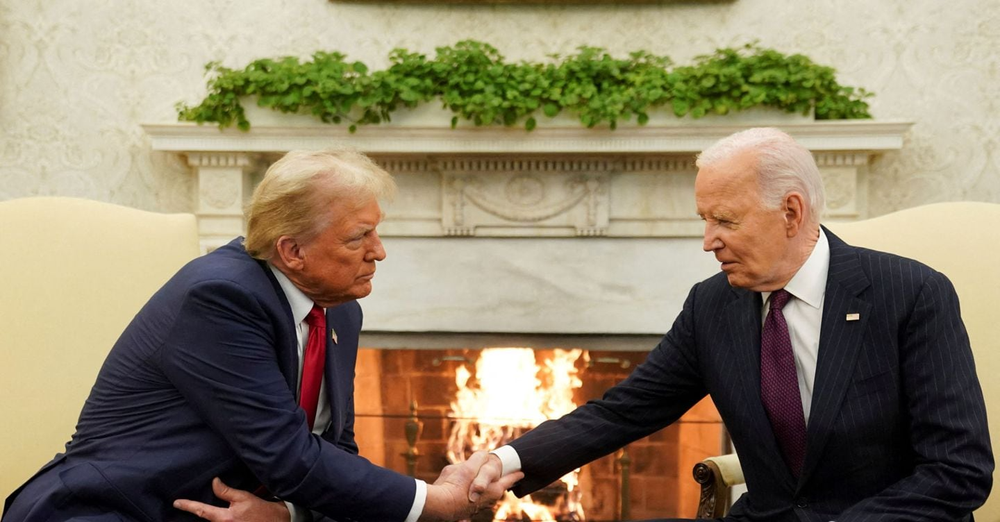
#> input picture media/trump_biden.png, 1000 x 522 px, shrunk from 1440 x 752 before the run
$ jupyter execute --allow-errors 10-Rgb-to-Cmy.ipynb
#> lines starting #> are read from the running program, lines starting #| are printed output that depends on the picture
[cell 1]
import numpy as np

import cv2

import matplotlib.pyplot as plt

[cell 2]
img = cv2.imread("media/trump_biden.png")
#> img is the input picture: shape (522, 1000, 3); mean B, G, R 104.3, 128.6, 141.2

img_rgb = cv2.cvtColor(img, cv2.COLOR_BGR2RGB)

plt.imshow(img_rgb)

[cell 3]
red = img_rgb[..., 0]
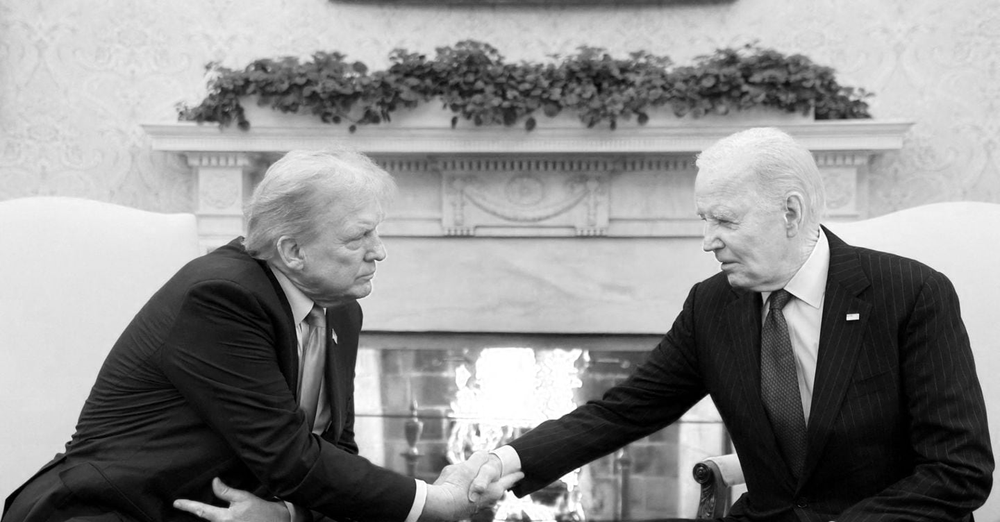
#> red: shape (522, 1000); min 0, max 255, mean 141.2

green = img_rgb[..., 1]
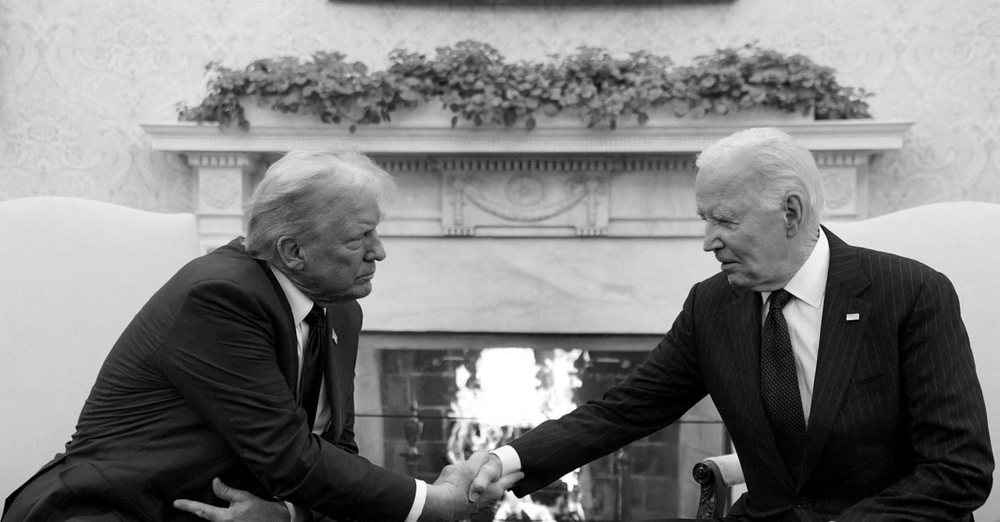
#> green: shape (522, 1000); min 0, max 255, mean 128.6

blue = img_rgb[..., 2]
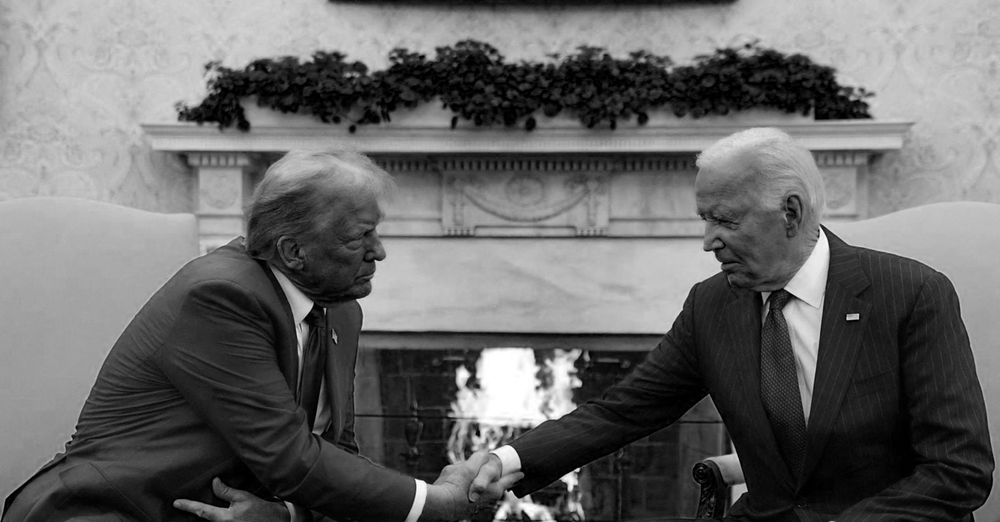
#> blue: shape (522, 1000); min 0, max 255, mean 104.3

[cell 4]
red

[cell 5]
yellow = np.zeros((img_rgb.shape[0], img_rgb.shape[1]), dtype = "uint16")

[cell 6]
yellow= red + green
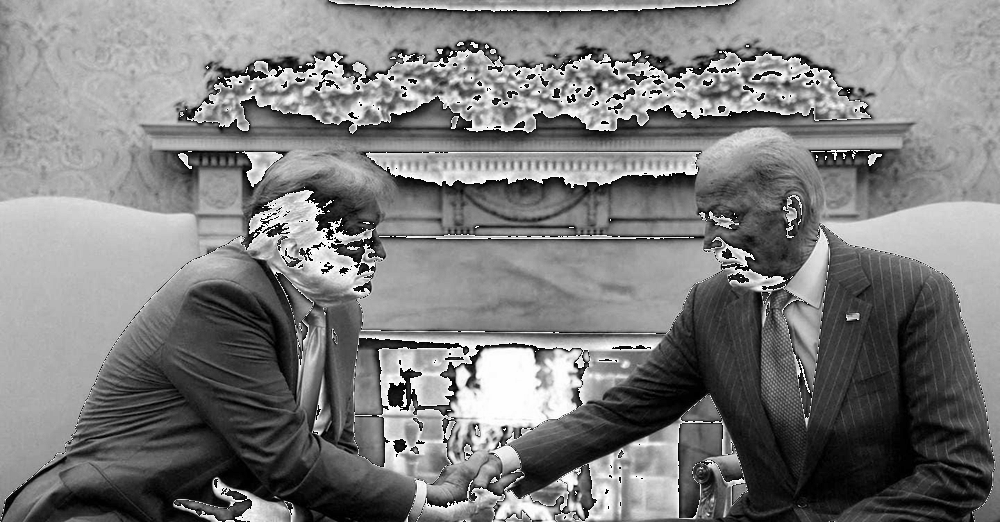
#> yellow: shape (522, 1000); min 0, max 255, mean 124.7

[cell 7]
yellow

[cell 8]
plt.imshow(yellow, cmap = "gray")

#> (a cell that did not finish here is left out)

#> (a cell that did not finish here is left out)

[cell 11]
yellow

[cell 12]
ciano = np.zeros((img_rgb.shape[0], img_rgb.shape[1]), dtype = "uint16")

[cell 13]
ciano = green + blue
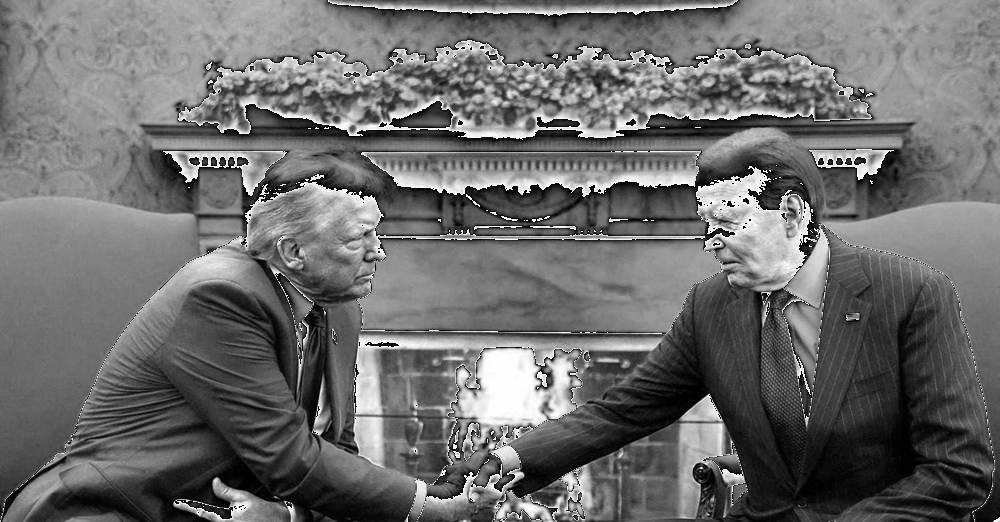
#> ciano: shape (522, 1000); min 0, max 255, mean 108.6

[cell 14]
ciano

[cell 15]
magenta = np.zeros((img_rgb.shape[0], img_rgb.shape[1]), dtype = "uint16")

[cell 16]
magenta = red + blue
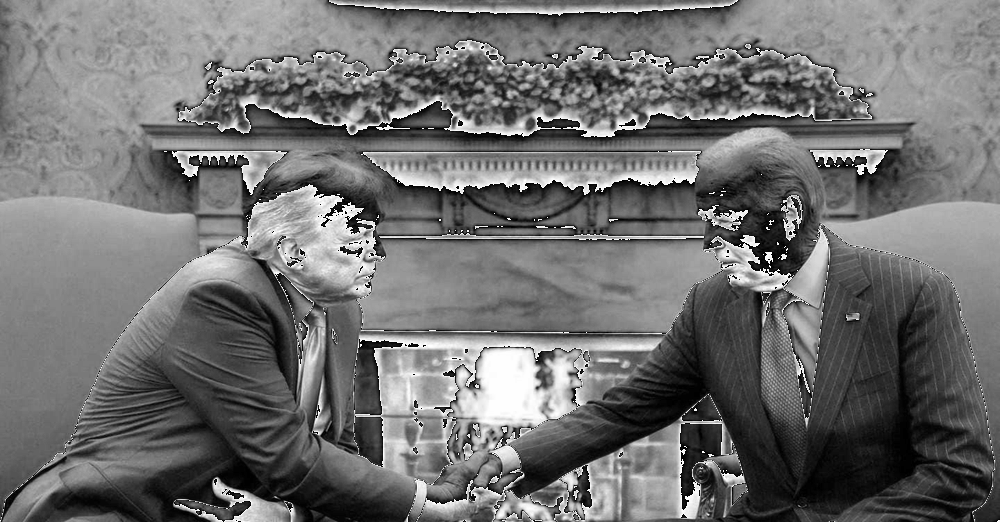
#> magenta: shape (522, 1000); min 0, max 255, mean 111.8

[cell 17]
magenta

[cell 18]
def plot_channels(color):
    for i in range(3):
        plt.imshow(color[..., i], cmap = "gray")
        plt.show()

[cell 19]
array = np.zeros((img.shape[0], img.shape[1], 3), dtype = "uint8")

[cell 20]
array[..., 0] = ciano
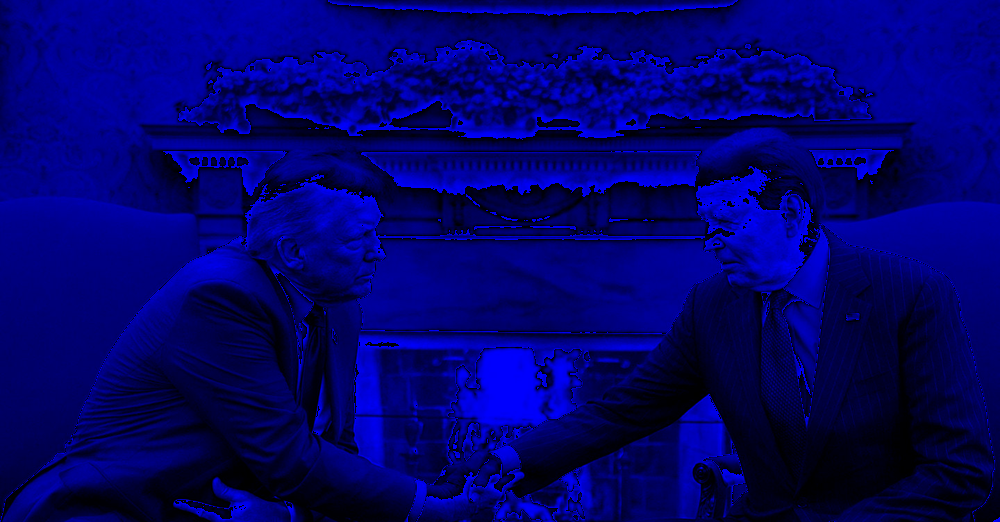
#> array: shape (522, 1000, 3); mean of channels 0, 1, 2 108.6, 0, 0; drawn as B, G, R

array[..., 1] = magenta
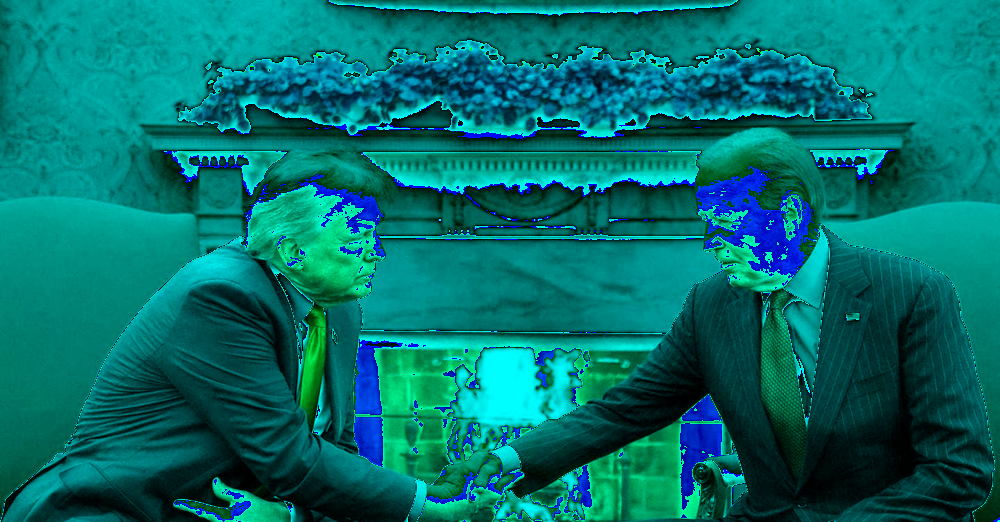
#> array: shape (522, 1000, 3); mean of channels 0, 1, 2 108.6, 111.8, 0; drawn as B, G, R

array[..., 2] = yellow
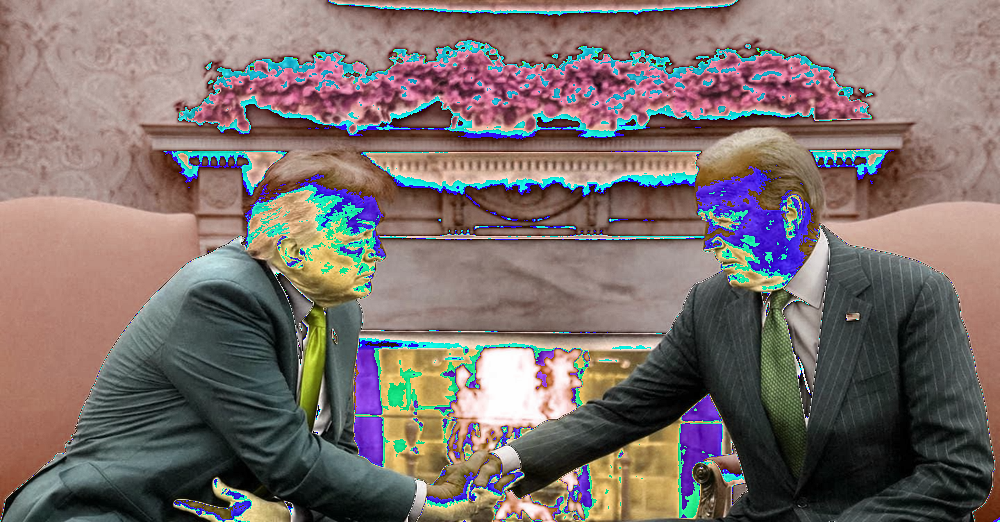
#> array: shape (522, 1000, 3); mean of channels 0, 1, 2 108.6, 111.8, 124.7; drawn as B, G, R

$ run again, with media/gatto.png copied over media/trump_biden.png
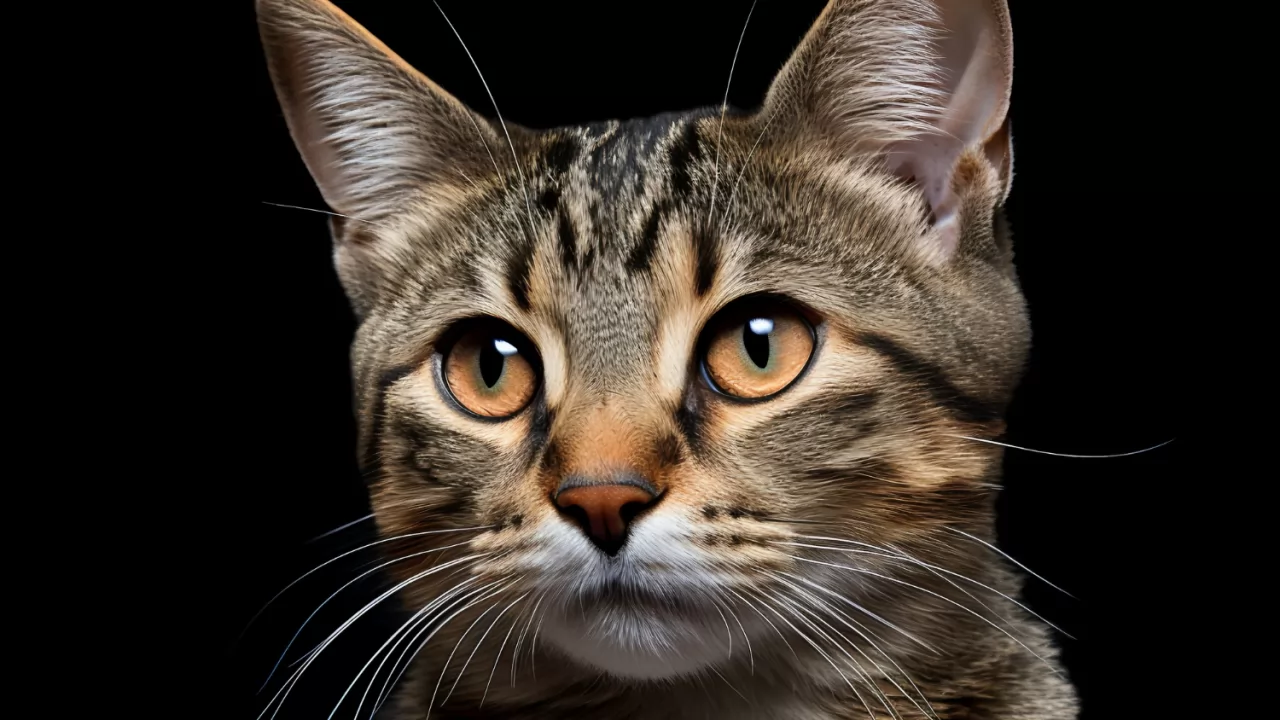
#> input picture media/gatto.png, 1280 x 720 px
#> img is the input picture: shape (720, 1280, 3); mean B, G, R 37.5, 44.6, 52.2
#> `blue = img_rgb[..., 2]`:
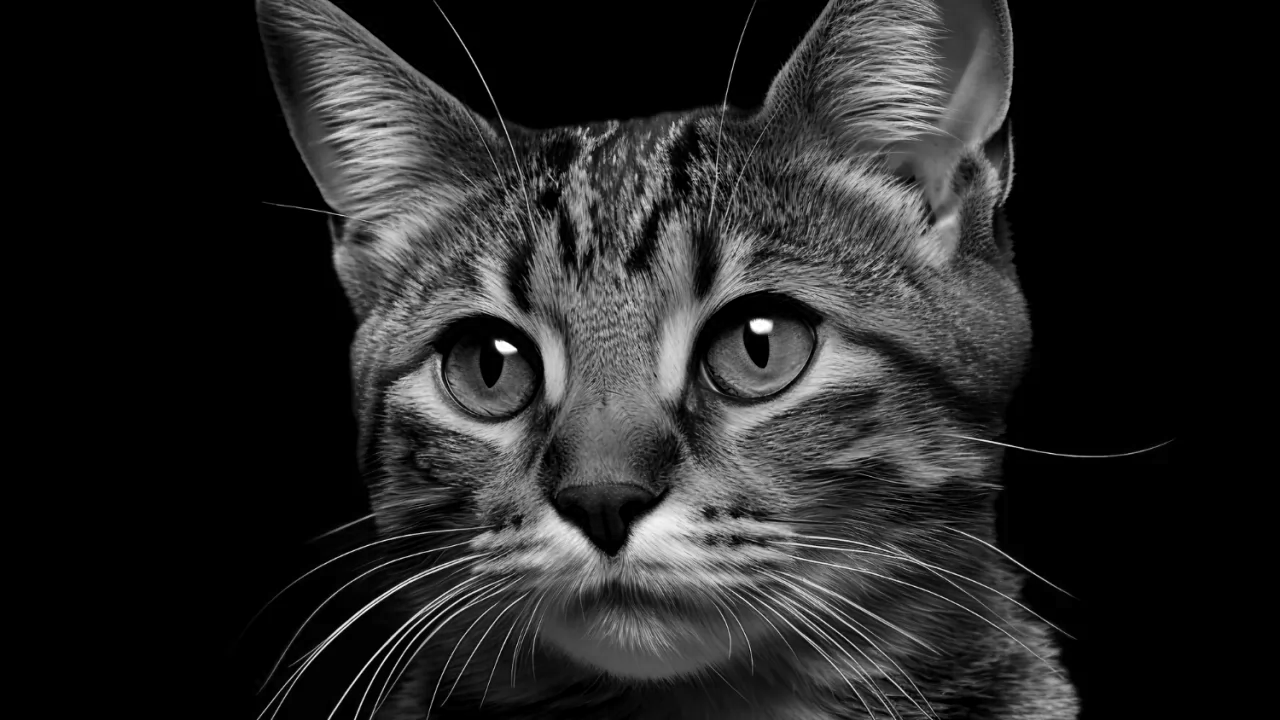
#> blue: shape (720, 1280); min 0, max 255, mean 37.5
#> `array[..., 2] = yellow`:
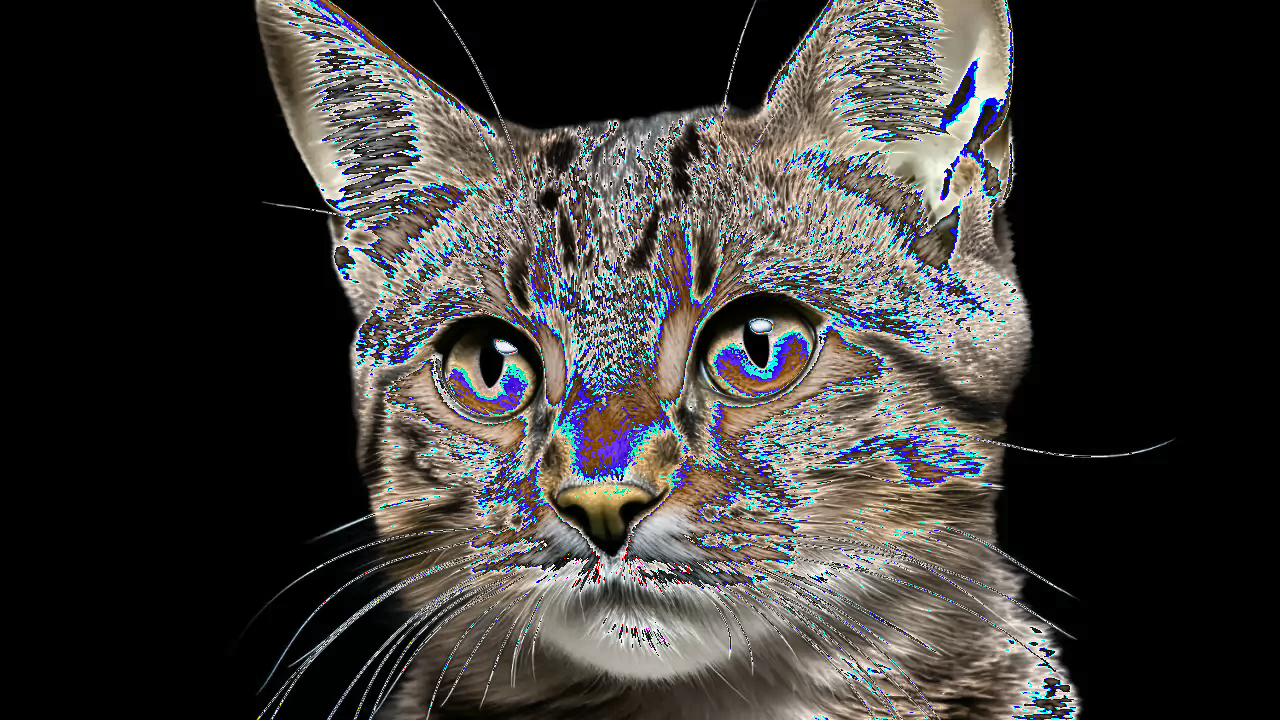
#> array: shape (720, 1280, 3); mean of channels 0, 1, 2 55.5, 56.9, 58.6; drawn as B, G, R

$ run again, with media/inter.png copied over media/trump_biden.png
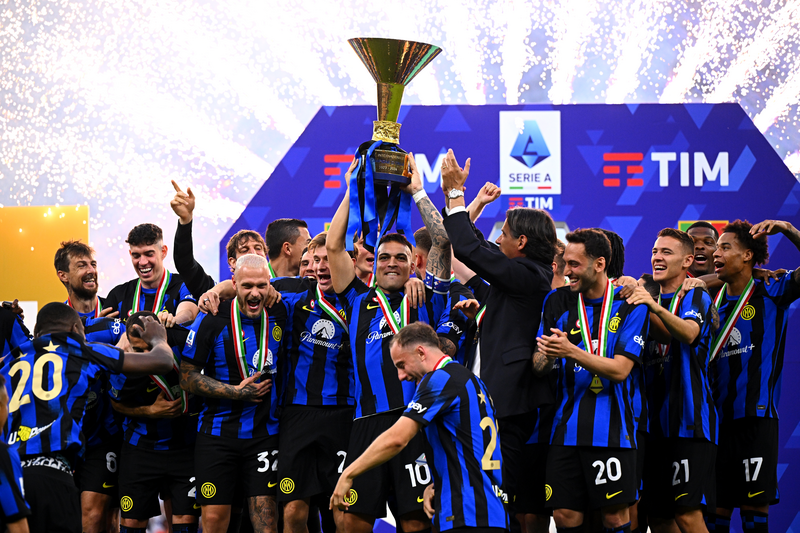
#> input picture media/inter.png, 800 x 533 px
#> img is the input picture: shape (533, 800, 3); mean B, G, R 130.1, 104.9, 111.2
#> `magenta = red + blue`:
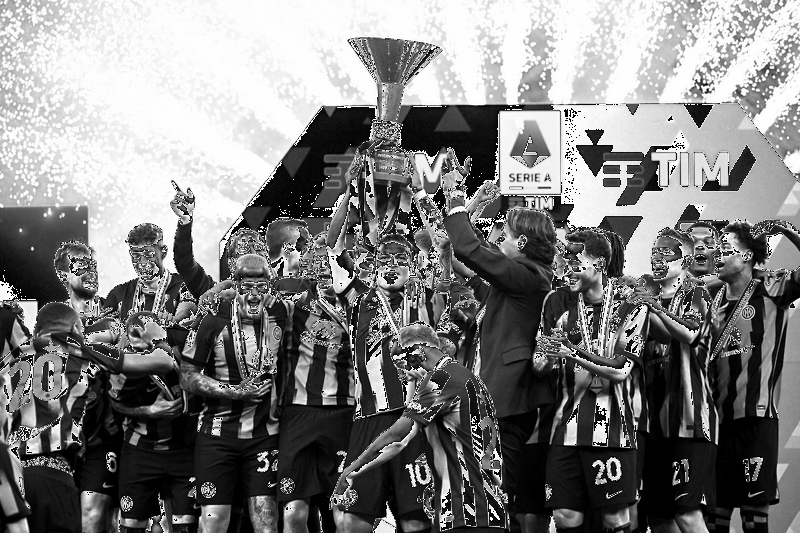
#> magenta: shape (533, 800); min 0, max 255, mean 126.7
#> `array[..., 2] = yellow`:
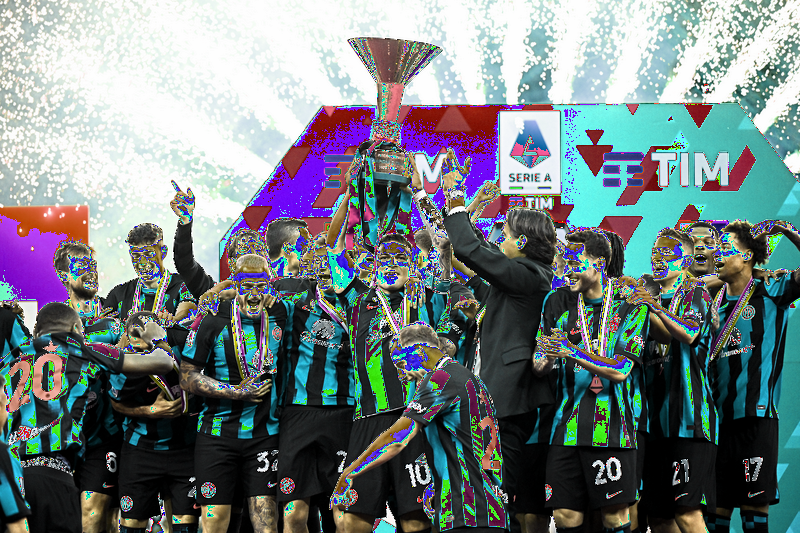
#> array: shape (533, 800, 3); mean of channels 0, 1, 2 129.2, 126.7, 116.1; drawn as B, G, R
